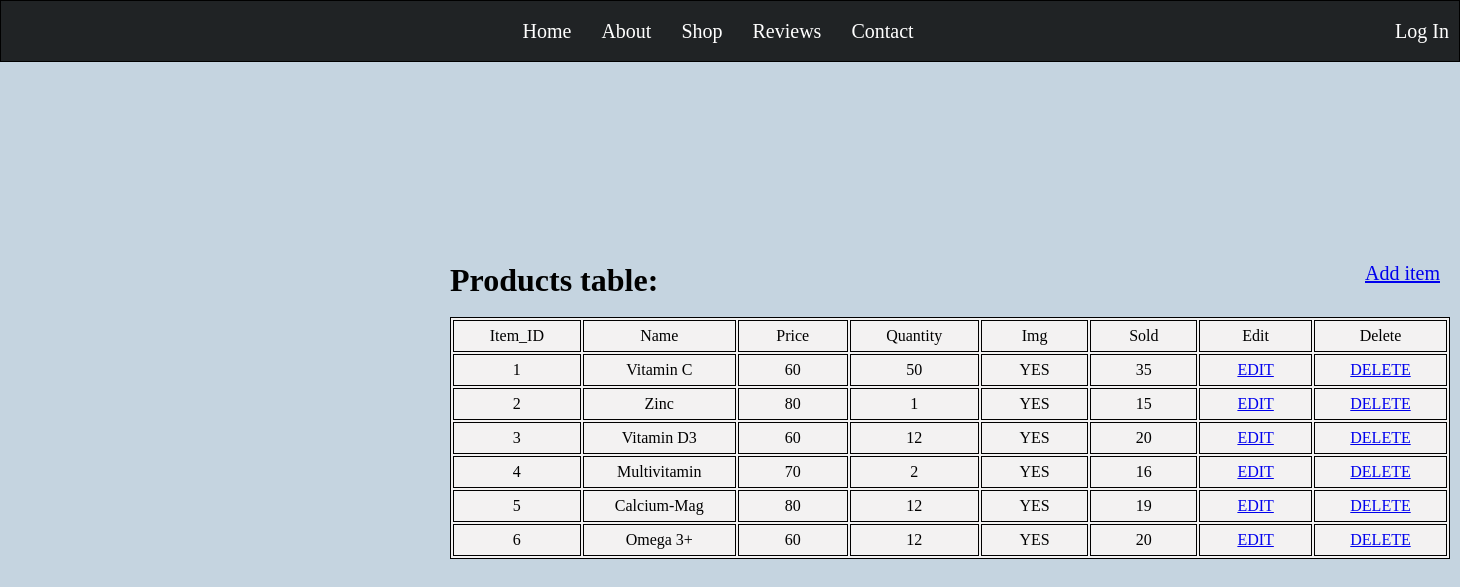
Page /project/admin_edit.php on the committed database.
### tables this page shows
CREATE TABLE IF NOT EXISTS `products` (
  `item_id` varchar(20) NOT NULL,
  `name` varchar(20) NOT NULL,
  `price` float NOT NULL,
  `quantity` int NOT NULL,
  `image` varchar(255) NOT NULL,
  `sold` int NOT NULL DEFAULT '0',
  PRIMARY KEY (`item_id`)
);

### project/admin_edit.php (the view, shortened to what this page needs)
<?php
    $connect = mysqli_connect('localhost', 'root', '', 'php_proj') or die("Connection Failed:".mysqli_connect_error());
    $sql = "SELECT * FROM products";
    $result = mysqli_query($connect,$sql);
?>
<!DOCTYPE html>
<html lang="en">
<head>
    <link rel="stylesheet" type="text/css" href="style.css?<?php echo time(); ?>" />
</head>
<body style="background-color:  rgb(197, 212, 224);">
    <header class="header">
<ul>
    <li><a href="index.php">Home</a></li>
    <li><a href="about.php">About</a></li>
    <li><a href="shop.php">Shop</a></li>
    <li><a href="reviews.php">Reviews</a></li>
    <li><a href="contact_us.php">Contact</a></li>
</ul>
<div class="heddiv">
 <?php
   if(!isset($_SESSION['username'])){
        echo "<a href='login.php' style='text-decoration:none; color:white; margin-right:10px;'>Log In</a>";
    }
    else{
        echo  "<button class='userp' onclick='myfunc()'>".$_SESSION['username']."</button>";
    }
?>
</div>
    </header>
    <div class="edit_wrapper">
        <a href="add_item.php" class="add_item">Add item</a>
        <h1>Products table:</h1><br>
        <table class="edit_table">
            <tr>
                <td>Item_ID</td>
                <td>Name</td>
                <td>Price</td>
                <td>Quantity</td>
                <td>Img</td>
                <td>Sold</td>
                <td>Edit</td>
                <td>Delete</td>
            </tr>
            <tr>
                <?php
                while($row = mysqli_fetch_assoc($result)){ ?>
                <td><?php echo $row['item_id']; ?></td>
                <td><?php echo $row['name']; ?></td>
                <td><?php echo $row['price']; ?></td>
                <td><?php echo $row['quantity']; ?></td>
                <td><?php if(isset($row['image'])){
                    echo 'YES';}
                    else{
                        echo 'NO!';
                    } ?></td>
                <td><?php echo $row['sold']; ?></td>
                <td><a href="edit.php?item_id=<?php echo $row['item_id'] ?>">EDIT</a></td>
                <td><a href="delete_item.php?item_id=<?php echo $row['item_id'] ?>">DELETE</a></td>
            </tr>
            <?php } ?>
        </table>
    </div>
</body>
</html>

### project/style.css (style rules this page uses)
* { margin:0; padding:0; }
.header { border: 1px solid black; height:60px; background-color: #000000d5; display: flex; align-items: center; justify-content:space-between; flex-direction: row; font-size: 20px; }
.header ul { display: flex; text-decoration: none; gap: 30px; }
.header ul li { display: flex; text-decoration: none; }
.header ul li a { color: white; text-decoration: none; }
.edit_wrapper { margin:200px 0 0 450px; width: fit-content; }
.edit_table { border: 1px solid black; text-align: center; width: 1000px; height: 40px; background-color: rgb(243, 242, 242); }
.edit_table td { border: 1px solid black; height: 30px; width:500px; }
.add_item { font-size: 20px; float:right; margin-right: 10px; }

### rows in the picture
products: item_id "1", name "Vitamin C", price "60", quantity "50", image "YES", sold "35"
products: item_id "2", name "Zinc", price "80", quantity "1", image "YES", sold "15"
products: item_id "3", name "Vitamin D3", price "60", quantity "12", image "YES", sold "20"
products: item_id "4", name "Multivitamin", price "70", quantity "2", image "YES", sold "16"
products: item_id "5", name "Calcium-Mag", price "80", quantity "12", image "YES", sold "19"
products: item_id "6", name "Omega 3+", price "60", quantity "12", image "YES", sold "20"
